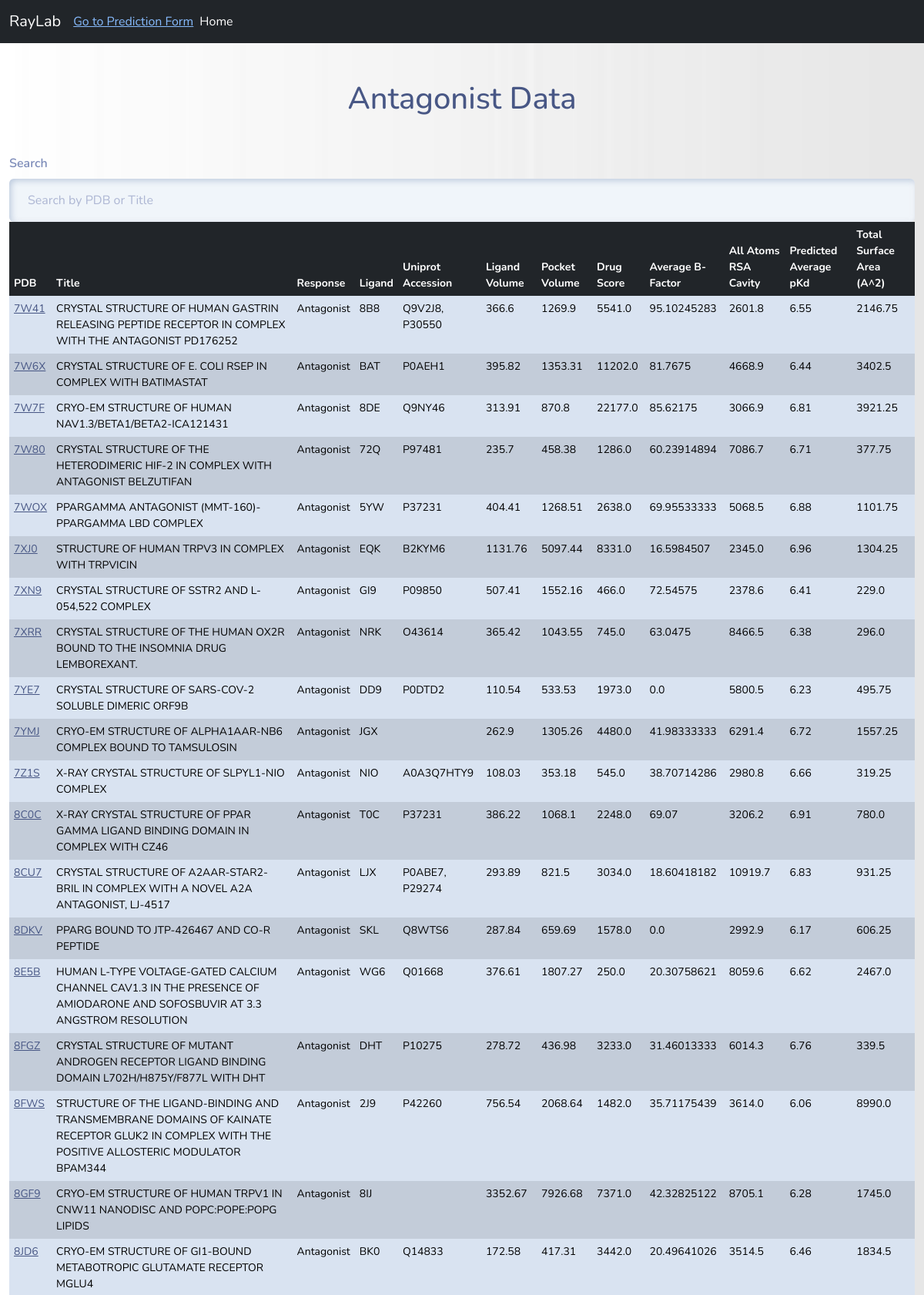
The app's page /antagonist/?page=5 (upper part) with its own data.
### agantapp/models.py (models this page shows, shortened)
class ProteinData(models.Model):
    PDB = models.CharField(max_length=100)
    Title = models.CharField(max_length=255)
    Response = models.CharField(max_length=255)
    Ligand = models.CharField(max_length=255)
    Uniprot_accession = models.CharField(max_length=255)
    Lig_vol = models.FloatField(null=True)
    Pock_vol = models.FloatField(null=True)
    DrugScore = models.FloatField(null=True)
    Average_B_Factor = models.FloatField(null=True)
    All_atoms_rsa_cavity = models.FloatField(null=True)
    Predicted_Average_pKd = models.FloatField(null=True)
    Total_Surface_Area = models.FloatField(null=True)

### agantapp/views.py (the view)
# urls.py: path('antagonist/', views.antagonist_view, name='antagonist_view'),
def antagonist_view(request):
    queryset = ProteinData.objects.filter(Response='Antagonist')  # Replace this with your queryset
    paginator = Paginator(queryset, 150)  # Paginate by 150 items per page
    page_number = request.GET.get('page')
    page_obj = paginator.get_page(page_number)
    return render(request, 'agantapp/antagonist_template.html', {'page_obj': page_obj})

### agantapp/templates/agantapp/antagonist_template.html (shortened to what this page needs)
{% extends 'base.html' %}
{% load static %}
{% block content %}
<div class="container-fluid mt-5">
    <h1 class="text-center mb-4">Antagonist Data</h1>
    <div class="form-group">
        <label class="form-label mt-4" for="searchInput">Search</label>
        <input type="text" class="form-control" placeholder="Search by PDB or Title" id="searchInput">
    </div>
    <div class="table-responsive">
        <table class="table table-bordered custom-table-width" id="antagonistTable">
            <thead class="thead-dark">
                <tr class="table-dark">
                    <th>PDB</th>
                    <th>Title</th>
                    <th>Response</th>
                    <th>Ligand</th>
                    <th>Uniprot Accession</th>
                    <th>Ligand Volume</th>
                    <th>Pocket Volume</th>
                    <th>Drug Score</th>
                    <th>Average B-Factor</th>
                    <th>All Atoms RSA Cavity</th>
                    <th>Predicted Average pKd</th>
                    <th>Total Surface Area (A^2)</th>
                </tr>
            </thead>
            <tbody>
                {% for entry in page_obj %}
                {% if forloop.counter|divisibleby:2 %}
                <tr class="table-active">
                {% else %}
                <tr>
                {% endif %}
                    <td><a href="https://www.rcsb.org/structure/{{ entry.PDB }}" target="_blank">{{entry.PDB}}</a></td>
                    <td>{{ entry.Title }}</td>
                    <td>{{ entry.Response }}</td>
                    <td>{{ entry.Ligand }}</td>
                    <td>{{ entry.Uniprot_accession }}</td>
                    <td>{{ entry.Lig_vol }}</td>
                    <td>{{ entry.Pock_vol }}</td>
                    <td>{{ entry.DrugScore }}</td>
                    <td>{{ entry.Average_B_Factor }}</td>
                    <td>{{ entry.All_atoms_rsa_cavity }}</td>
                    <td>{{ entry.Predicted_Average_pKd }}</td>
                    <td>{{ entry.Total_Surface_Area }}</td>
                </tr>
                {% empty %}
                <tr>
                    <td colspan="12">No data available.</td>
                </tr>
                {% endfor %}
            </tbody>
        </table>
    </div>
</div>
{% endblock %}

### agantapp/templates/agantapp/antagonist_template.html (style rules this page uses)
.table td, .table th { font-size: 14px; padding: 6px; }
.custom-table-width { width: 100%; }

### records on screen
ProteinData: PDB "7W41", Title "CRYSTAL STRUCTURE OF HUMAN GASTRIN RELEASING PEPTIDE RECEPTOR IN COMPLEX WITH THE ANTAGONIST PD176252", Response "Antagonist", Ligand "8B8", Uniprot_accession "Q9V2J8, P30550", Lig_vol "366.6", Pock_vol "1269.9", DrugScore "5541.0", Average_B_Factor "95.10245283", All_atoms_rsa_cavity "2601.8", Predicted_Average_pKd "6.55", Total_Surface_Area "2146.75"
ProteinData: PDB "7W6X", Title "CRYSTAL STRUCTURE OF E. COLI RSEP IN COMPLEX WITH BATIMASTAT", Response "Antagonist", Ligand "BAT", Uniprot_accession "P0AEH1", Lig_vol "395.82", Pock_vol "1353.31", DrugScore "11202.0", Average_B_Factor "81.7675", All_atoms_rsa_cavity "4668.9", Predicted_Average_pKd "6.44", Total_Surface_Area "3402.5"
ProteinData: PDB "7W7F", Title "CRYO-EM STRUCTURE OF HUMAN NAV1.3/BETA1/BETA2-ICA121431", Response "Antagonist", Ligand "8DE", Uniprot_accession "Q9NY46", Lig_vol "313.91", Pock_vol "870.8", DrugScore "22177.0", Average_B_Factor "85.62175", All_atoms_rsa_cavity "3066.9", Predicted_Average_pKd "6.81", Total_Surface_Area "3921.25"
ProteinData: PDB "7W80", Title "CRYSTAL STRUCTURE OF THE HETERODIMERIC HIF-2 IN COMPLEX WITH ANTAGONIST BELZUTIFAN", Response "Antagonist", Ligand "72Q", Uniprot_accession "P97481", Lig_vol "235.7", Pock_vol "458.38", DrugScore "1286.0", Average_B_Factor "60.23914894", All_atoms_rsa_cavity "7086.7", Predicted_Average_pKd "6.71", Total_Surface_Area "377.75"
ProteinData: PDB "7WOX", Title "PPARGAMMA ANTAGONIST (MMT-160)- PPARGAMMA LBD COMPLEX", Response "Antagonist", Ligand "5YW", Uniprot_accession "P37231", Lig_vol "404.41", Pock_vol "1268.51", DrugScore "2638.0", Average_B_Factor "69.95533333", All_atoms_rsa_cavity "5068.5", Predicted_Average_pKd "6.88", Total_Surface_Area "1101.75"
ProteinData: PDB "7XJ0", Title "STRUCTURE OF HUMAN TRPV3 IN COMPLEX WITH TRPVICIN", Response "Antagonist", Ligand "EQK", Uniprot_accession "B2KYM6", Lig_vol "1131.76", Pock_vol "5097.44", DrugScore "8331.0", Average_B_Factor "16.5984507", All_atoms_rsa_cavity "2345.0", Predicted_Average_pKd "6.96", Total_Surface_Area "1304.25"
ProteinData: PDB "7XN9", Title "CRYSTAL STRUCTURE OF SSTR2 AND L-054,522 COMPLEX", Response "Antagonist", Ligand "GI9", Uniprot_accession "P09850", Lig_vol "507.41", Pock_vol "1552.16", DrugScore "466.0", Average_B_Factor "72.54575", All_atoms_rsa_cavity "2378.6", Predicted_Average_pKd "6.41", Total_Surface_Area "229.0"
ProteinData: PDB "7XRR", Title "CRYSTAL STRUCTURE OF THE HUMAN OX2R BOUND TO THE INSOMNIA DRUG LEMBOREXANT.", Response "Antagonist", Ligand "NRK", Uniprot_accession "O43614", Lig_vol "365.42", Pock_vol "1043.55", DrugScore "745.0", Average_B_Factor "63.0475", All_atoms_rsa_cavity "8466.5", Predicted_Average_pKd "6.38", Total_Surface_Area "296.0"
ProteinData: PDB "7YE7", Title "CRYSTAL STRUCTURE OF SARS-COV-2 SOLUBLE DIMERIC ORF9B", Response "Antagonist", Ligand "DD9", Uniprot_accession "P0DTD2", Lig_vol "110.54", Pock_vol "533.53", DrugScore "1973.0", Average_B_Factor "0.0", All_atoms_rsa_cavity "5800.5", Predicted_Average_pKd "6.23", Total_Surface_Area "495.75"
ProteinData: PDB "7YMJ", Title "CRYO-EM STRUCTURE OF ALPHA1AAR-NB6 COMPLEX BOUND TO TAMSULOSIN", Response "Antagonist", Ligand "JGX", Lig_vol "262.9", Pock_vol "1305.26", DrugScore "4480.0", Average_B_Factor "41.98333333", All_atoms_rsa_cavity "6291.4", Predicted_Average_pKd "6.72", Total_Surface_Area "1557.25"
ProteinData: PDB "7Z1S", Title "X-RAY CRYSTAL STRUCTURE OF SLPYL1-NIO COMPLEX", Response "Antagonist", Ligand "NIO", Uniprot_accession "A0A3Q7HTY9", Lig_vol "108.03", Pock_vol "353.18", DrugScore "545.0", Average_B_Factor "38.70714286", All_atoms_rsa_cavity "2980.8", Predicted_Average_pKd "6.66", Total_Surface_Area "319.25"
ProteinData: PDB "8C0C", Title "X-RAY CRYSTAL STRUCTURE OF PPAR GAMMA LIGAND BINDING DOMAIN IN COMPLEX WITH CZ46", Response "Antagonist", Ligand "T0C", Uniprot_accession "P37231", Lig_vol "386.22", Pock_vol "1068.1", DrugScore "2248.0", Average_B_Factor "69.07", All_atoms_rsa_cavity "3206.2", Predicted_Average_pKd "6.91", Total_Surface_Area "780.0"
ProteinData: PDB "8CU7", Title "CRYSTAL STRUCTURE OF A2AAR-STAR2-BRIL IN COMPLEX WITH A NOVEL A2A ANTAGONIST, LJ-4517", Response "Antagonist", Ligand "LJX", Uniprot_accession "P0ABE7, P29274", Lig_vol "293.89", Pock_vol "821.5", DrugScore "3034.0", Average_B_Factor "18.60418182", All_atoms_rsa_cavity "10919.7", Predicted_Average_pKd "6.83", Total_Surface_Area "931.25"
ProteinData: PDB "8DKV", Title "PPARG BOUND TO JTP-426467 AND CO-R PEPTIDE", Response "Antagonist", Ligand "SKL", Uniprot_accession "Q8WTS6", Lig_vol "287.84", Pock_vol "659.69", DrugScore "1578.0", Average_B_Factor "0.0", All_atoms_rsa_cavity "2992.9", Predicted_Average_pKd "6.17", Total_Surface_Area "606.25"
ProteinData: PDB "8E5B", Title "HUMAN L-TYPE VOLTAGE-GATED CALCIUM CHANNEL CAV1.3 IN THE PRESENCE OF AMIODARONE AND SOFOSBUVIR AT 3.3 ANGSTROM RESOLUTION", Response "Antagonist", Ligand "WG6", Uniprot_accession "Q01668", Lig_vol "376.61", Pock_vol "1807.27", DrugScore "250.0", Average_B_Factor "20.30758621", All_atoms_rsa_cavity "8059.6", Predicted_Average_pKd "6.62", Total_Surface_Area "2467.0"
ProteinData: PDB "8FGZ", Title "CRYSTAL STRUCTURE OF MUTANT ANDROGEN RECEPTOR LIGAND BINDING DOMAIN L702H/H875Y/F877L WITH DHT", Response "Antagonist", Ligand "DHT", Uniprot_accession "P10275", Lig_vol "278.72", Pock_vol "436.98", DrugScore "3233.0", Average_B_Factor "31.46013333", All_atoms_rsa_cavity "6014.3", Predicted_Average_pKd "6.76", Total_Surface_Area "339.5"
ProteinData: PDB "8FWS", Title "STRUCTURE OF THE LIGAND-BINDING AND TRANSMEMBRANE DOMAINS OF KAINATE RECEPTOR GLUK2 IN COMPLEX WITH THE POSITIVE ALLOSTERIC MODULATOR BPAM344", Response "Antagonist", Ligand "2J9", Uniprot_accession "P42260", Lig_vol "756.54", Pock_vol "2068.64", DrugScore "1482.0", Average_B_Factor "35.71175439", All_atoms_rsa_cavity "3614.0", Predicted_Average_pKd "6.06", Total_Surface_Area "8990.0"
ProteinData: PDB "8GF9", Title "CRYO-EM STRUCTURE OF HUMAN TRPV1 IN CNW11 NANODISC AND POPC:POPE:POPG LIPIDS", Response "Antagonist", Ligand "8IJ", Lig_vol "3352.67", Pock_vol "7926.68", DrugScore "7371.0", Average_B_Factor "42.32825122", All_atoms_rsa_cavity "8705.1", Predicted_Average_pKd "6.28", Total_Surface_Area "1745.0"
ProteinData: PDB "8JD6", Title "CRYO-EM STRUCTURE OF GI1-BOUND METABOTROPIC GLUTAMATE RECEPTOR MGLU4", Response "Antagonist", Ligand "BK0", Uniprot_accession "Q14833", Lig_vol "172.58", Pock_vol "417.31", DrugScore "3442.0", Average_B_Factor "20.49641026", All_atoms_rsa_cavity "3514.5", Predicted_Average_pKd "6.46", Total_Surface_Area "1834.5"
